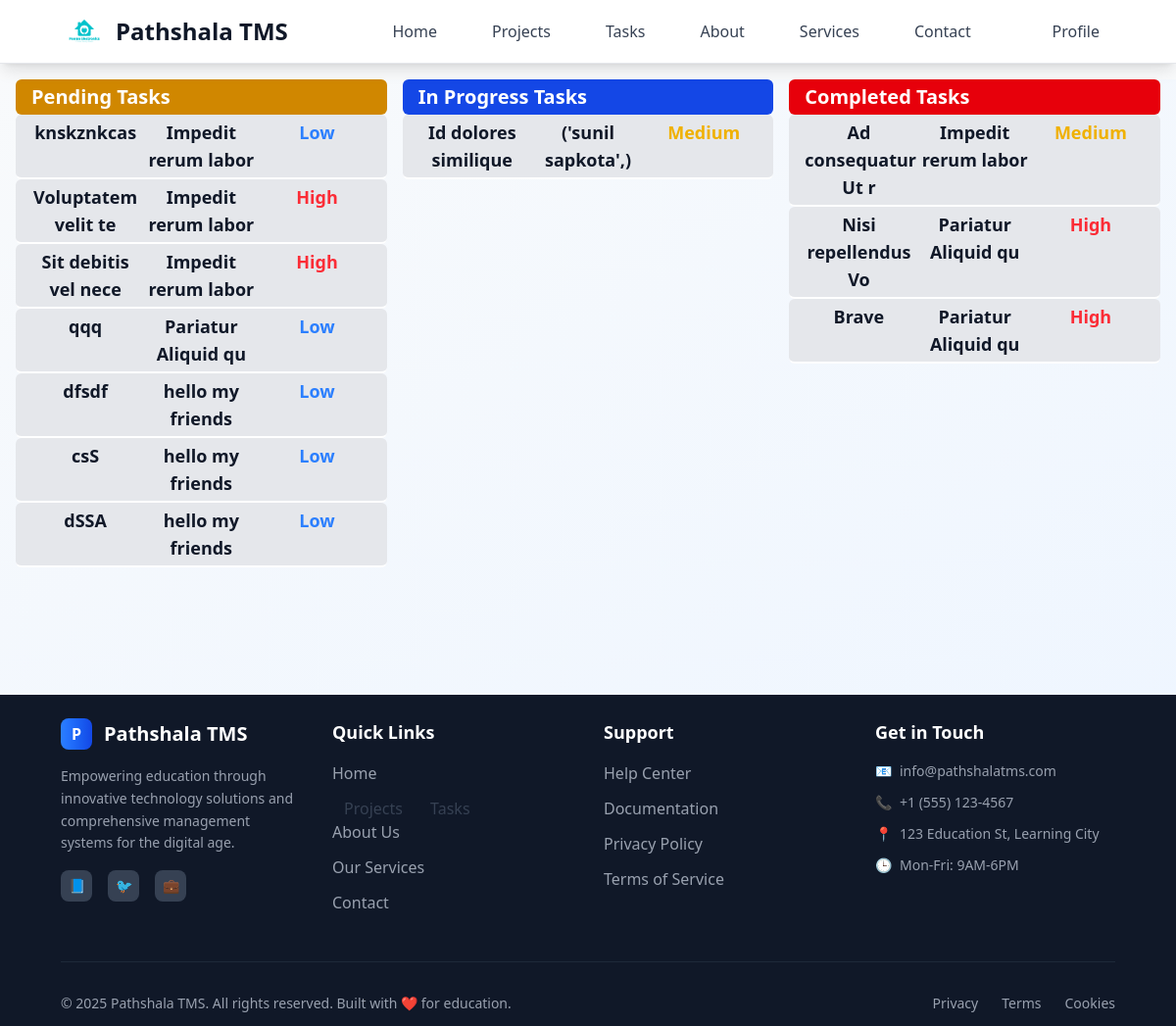
The app's page /employer/dashboard (signed in), older data.
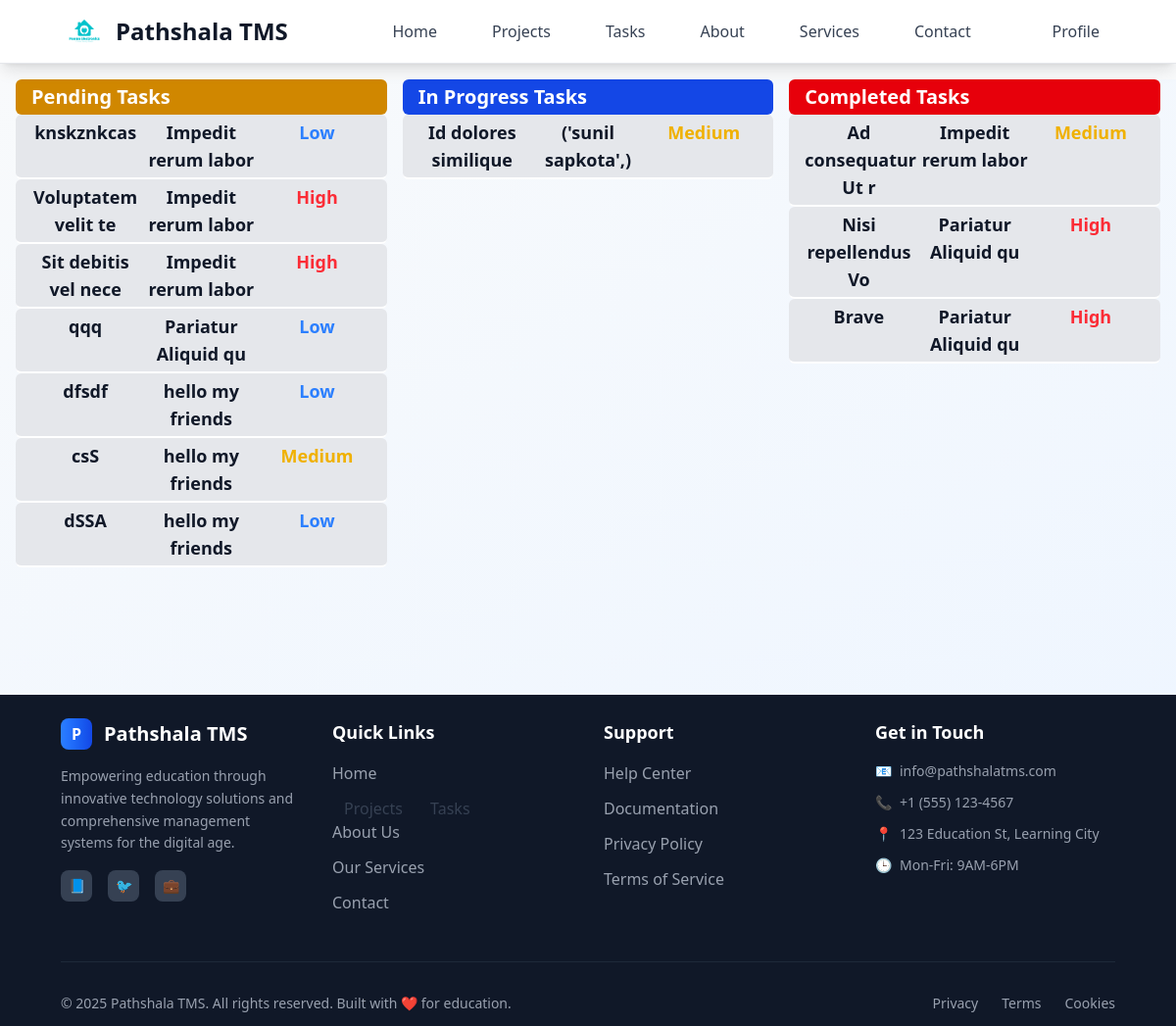
The same page, newer data.
### tasks/models.py (models this page shows)
class Task(models.Model):
    class StatusOptions(models.TextChoices):
        PENDING = "Pending", "Pending"
        IN_PROGRESS = "In Progress", "In Progress"
        COMPLETED = "Completed", "Completed"
        CANCELED = "Canceled", "Canceled"
    class TaskPriorityOPtion(models.TextChoices):
        LOW="Low",'Low'
        MEDIUM="Medium",'Medium'
        HIGH="High",'High'
    title = models.CharField(max_length=30)
    description = models.TextField(null=True, blank=True)
    user = models.ForeignKey(User, on_delete=models.CASCADE, related_name="tasks")
    project = models.ForeignKey(Project, on_delete=models.CASCADE)
    assigned_user = models.ForeignKey( User, on_delete=models.SET_NULL, related_name="assigned_tasks", null=True, blank=True)
    status = models.CharField(choices=StatusOptions, default=StatusOptions.PENDING)
    priority=models.CharField(choices=TaskPriorityOPtion,default=TaskPriorityOPtion.LOW)
    deadline=models.DateField( null=True, blank=True)
    created_at = models.DateTimeField(auto_now_add=True, editable=False)
    updated_at = models.DateTimeField(auto_now=True, editable=False)
    attachment = models.FileField(blank=True, null=True, upload_to=attachment_path)

### projects/models.py (models this page shows, shortened)
class Project(models.Model):
    class StatusOption(models.TextChoices):
        PENDING="Pending","Pending"
        IN_PROGRESS= "In progress","In progress"
        COMPLETED="Completed","completed"
        CANCELED= "Canceled","canceled"
    title=models.CharField(max_length=25)
    description=models.TextField( max_length=50 ,blank=True )
    user=models.ForeignKey(User,on_delete=models.CASCADE)
    created_at=models.DateTimeField( editable=False, auto_now_add=True)
    status=models.CharField(choices=StatusOption,default=StatusOption.PENDING)
    update_at=models.DateTimeField( auto_now=True, null=True, blank=True,editable=False)

### main/views.py (the view)
@login_required(login_url="/login")
def employerDashboard(request):
    role=request.user.profile.role
    if role =="employer":
        pendingTasks=Task.objects.filter(status="Pending",user=request.user)
        completedTasks=Task.objects.filter(status="Completed",user=request.user)
        InprogressTasks=Task.objects.filter(status="In Progress",user=request.user)
        return render(request,'pages/employer/dashboard.html',{'pendingTasks':pendingTasks, "completedTasks":completedTasks, "inProgressTasks":InprogressTasks})
    else:
        return redirect('employee/dashboard')

### templates/pages/employer/dashboard.html
{% extends 'layouts/main.html' %} {% block content %}
<div class="grid grid-cols-3 gap-4 my-4 mx-4">
  <div class="">
    <div
      class="text-xl px-4 py-1 font-bold text-white bg-blue-700 rounded-md bg-yellow-600"
    >
      Pending Tasks
    </div>
    <div class="rounded-lg">
      {% for task in pendingTasks %}
      <a
        href="/employer/task/{{task.id}}"
        class="grid grid-cols-3 gap-2 rounded-md text-center text-lg font-semibold px-4 text-gray-900 py-1 border-b-2 border-white bg-gray-200 hover:bg-gray-300 hover:scale-[101%] duration-300"
      >
        <div class="">{{ task.title }}</div>
        <div>{{task.project.title}}</div>
        <div
          class="{% if task.priority == 'High' %} text-red-500 {% elif task.priority == 'Medium' %} text-yellow-500 {% elif task.priority == 'Low' %} text-blue-500 {% else %} text-purple-500 {% endif %}"
        >
          {{task.priority}}
        </div>
      </a>
      {% endfor %}
    </div>
  </div>
  <div class="">
    <div
      class="text-xl px-4 py-1 font-bold text-white bg-blue-700 rounded-md bg-blue-700"
    >
      In Progress Tasks
    </div>
    <div class="rounded-lg">
      {% for task in inProgressTasks %}
      <a
        href="/employer/task/{{task.id}}"
        class="grid grid-cols-3 gap-2 rounded-md text-center text-lg font-semibold px-4 text-gray-900 py-1 border-b-2 border-white bg-gray-200 hover:bg-gray-300 hover:scale-[101%] duration-300"
      >
        <div class="">{{ task.title }}</div>
        <div>{{task.project.title}}</div>
        <div
          class="{% if task.priority == 'High' %} text-red-500 {% elif task.priority == 'Medium' %} text-yellow-500 {% elif task.priority == 'Low' %} text-blue-500 {% else %} text-purple-500 {% endif %}"
        >
          {{task.priority}}
        </div>
      </a>
      {% endfor %}
    </div>
  </div>
  <div class="">
    <div
      class="text-xl px-4 py-1 font-bold text-white bg-blue-700 rounded-md bg-red-600"
    >
      Completed Tasks
    </div>
    <div class="rounded-lg">
      {% for task in completedTasks %}
      <a
        href="/employer/task/{{task.id}}"
        class="grid grid-cols-3 gap-2 rounded-md text-center text-lg font-semibold px-4 text-gray-900 py-1 border-b-2 border-white bg-gray-200 hover:bg-gray-300 hover:scale-[101%] duration-300"
      >
        <div class="">{{ task.title }}</div>
        <div>{{task.project.title}}</div>
        <div
          class="{% if task.priority == 'High' %} text-red-500 {% elif task.priority == 'Medium' %} text-yellow-500 {% elif task.priority == 'Low' %} text-blue-500 {% else %} text-purple-500 {% endif %}"
        >
          {{task.priority}}
        </div>
      </a>
      {% endfor %}
    </div>
  </div>
</div>
{% endblock %}

Row changes from the older to the newer data that the page shows:
changed Task "csS": priority "Low" → "Medium"
